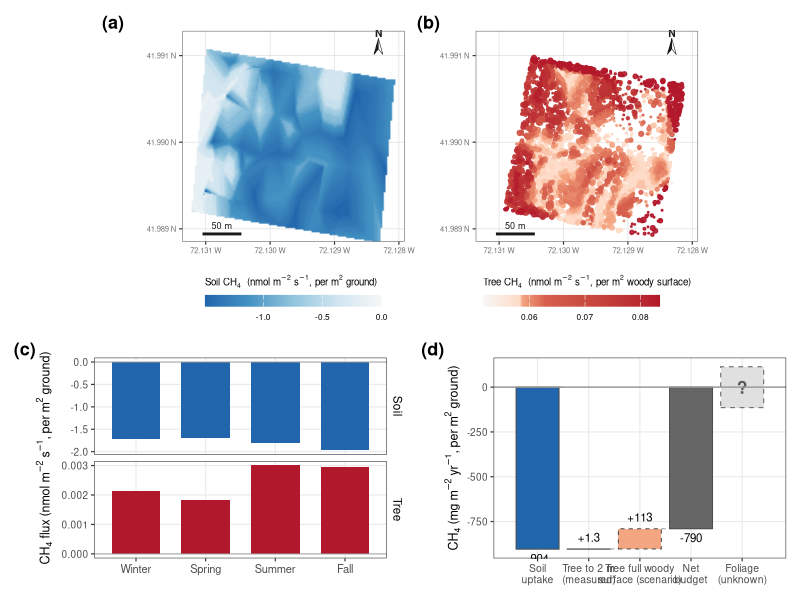

This chart was generated by the following R code:
# ==============================================================================
# REVISION — NEW main figure: plot CH4 budget (maps + seasonal + net waterfall)
# Redesign: color = PROCESS (sink cool / source warm), consistent across panels.
# ==============================================================================
# Design principles (Jon):
#   * color encodes CH4 direction: SINK = cool (teal/blue), SOURCE = warm (orange/red),
#     used consistently in maps AND budget so soil reads sink, tree reads source.
#   * spatial -> temporal -> net reading order.
#   * net flux made explicit via a waterfall (0 -> soil -> tree offset -> net).
#   * units: maps + seasonal = nmol m-2 s-1 (rate); budget = mg m-2 yr-1 (integrated).
#   * honesty: bounding scenario flagged unconstrained; RF OOB R2 noted.
#
# NEW file. Run: Rscript code/revision/R_fig_component_budget.R
# Output: outputs/revision/fig_budget_maps.png
# ==============================================================================

suppressPackageStartupMessages({ library(tidyverse); library(patchwork); library(scales) })
out <- "outputs/revision"; dir.create(out, showWarnings = FALSE, recursive = TRUE)

# ---- palette: RdBu family matching the paper's red/blue (sink = blue #2166ac,
#      source = red #b2182b), consistent with the other main figures -----------
BLUES <- c("#f7f7f7","#d1e5f0","#92c5de","#4393c3","#2166ac")  # ~0 -> deep uptake (sink)
REDS  <- c("#f7f7f7","#fddbc7","#f4a582","#d6604d","#b2182b")  # ~0 -> deep emission (source)
SINK <- "#2166ac"; SRC <- "#b2182b"; SRC_LT <- "#f4a582"; NETC <- "grey40"

soil_map <- read.csv("outputs/tables/soil_flux_extended_annual.csv")   # x,y,mean_flux_nmol
tree_pts <- read.csv("outputs/tables/tree_flux_predictions.csv")       # x,y,dbh_m,flux_nmol_m2_s
mf       <- read.csv("outputs/tables/MONTHLY_FLUXES.csv")

# budget numbers (manuscript-consistent), mg m-2 yr-1
soil_ann <- -904.30; tree_meas <- 1.25; tree_scen <- 114
off <- function(x) 100 * abs(x)/abs(soil_ann)
rf_tree_r2 <- 0.15; rf_soil_r2 <- 0.28; n_trees <- nrow(tree_pts)

# shared map extent so a & b align exactly
xl <- range(c(soil_map$x, tree_pts$x)); yl <- range(c(soil_map$y, tree_pts$y))
# lat/long graticule labels (coords are decimal degrees; lon W, lat N)
deg_lon <- function(x) paste0(formatC(abs(x), format = "f", digits = 3), " W")
deg_lat <- function(y) paste0(formatC(y,      format = "f", digits = 3), " N")
map_scales <- list(
  scale_x_continuous(breaks = scales::breaks_pretty(3), labels = deg_lon),
  scale_y_continuous(breaks = scales::breaks_pretty(3), labels = deg_lat))
th_map <- theme_bw(base_size = 9) +
  theme(plot.title = element_text(size = 9, face = "bold"),
        axis.text = element_text(size = 5.5, color = "grey45"), axis.title = element_blank(),
        panel.grid.major = element_line(color = "grey88", linewidth = 0.25),
        panel.grid.minor = element_blank(),
        panel.border = element_rect(color = "grey40", fill = NA, linewidth = 0.4),
        legend.position = "bottom", legend.key.height = unit(0.3, "cm"),
        legend.key.width = unit(0.9, "cm"), legend.title = element_text(size = 7),
        legend.text = element_text(size = 6))

# ---- (a) soil map (sink = blue; per m2 GROUND) -------------------------------
pa <- ggplot(soil_map, aes(x, y, fill = mean_flux_nmol)) + geom_raster(interpolate = TRUE) +
  scale_fill_gradientn(colours = rev(BLUES), name = expression("Soil CH"[4]*"  (nmol m"^-2*" s"^-1*", per m"^2*" ground)"),
                      limits = c(min(soil_map$mean_flux_nmol), 0),
                      guide = guide_colorbar(title.position = "top")) +
  map_scales +
  coord_quickmap(xlim = c(xl[1] - 0.05*diff(xl), xl[2] + 0.05*diff(xl)), ylim = c(yl[1], yl[2] + 0.10*diff(yl)), expand = FALSE) + th_map  # ~10% wider + top strip

# ---- (b) tree map (source = red; per m2 WOODY SURFACE; quantile-spread color) -
tv <- tree_pts$flux_nmol_m2_s
pb <- ggplot(tree_pts %>% arrange(flux_nmol_m2_s), aes(x, y, color = flux_nmol_m2_s, size = dbh_m)) +
  geom_point(alpha = 0.9) +
  scale_color_gradientn(colours = REDS, name = expression("Tree CH"[4]*"  (nmol m"^-2*" s"^-1*", per m"^2*" woody surface)"),
                        values = scales::rescale(quantile(tv, probs = seq(0, 1, length.out = length(REDS)))),
                        guide = guide_colorbar(title.position = "top")) +
  scale_size_continuous(range = c(0.15, 1.9), guide = "none") +
  map_scales +
  coord_quickmap(xlim = c(xl[1] - 0.05*diff(xl), xl[2] + 0.05*diff(xl)), ylim = c(yl[1], yl[2] + 0.10*diff(yl)), expand = FALSE) + th_map  # ~10% wider + top strip

# ---- add scale bar (50 m) + traditional north arrow to both maps -------------
m_per_deg_lon <- 111320 * cos(mean(yl) * pi/180)
sb <- 50 / m_per_deg_lon                                  # 50 m in degrees lon
dx <- diff(xl); dy <- diff(yl)
add_ctx <- function(p) {
  # scale bar: bottom-left corner (white gap)
  x0 <- xl[1] + 0.05*dx; y0 <- yl[1] + 0.04*dy
  # traditional two-tone compass needle, in the white header strip ABOVE the raster
  ax <- xl[2] - 0.08*dx; apex <- yl[2] + 0.060*dy; base <- yl[2] - 0.023*dy; w <- 0.022*dx  # full-size needle, dropped low
  left  <- data.frame(x = c(ax, ax - w, ax),            y = c(apex, base, base + 0.028*dy))
  right <- data.frame(x = c(ax, ax + w, ax),            y = c(apex, base, base + 0.028*dy))
  p +
    annotate("segment", x = x0, xend = x0 + sb, y = y0, yend = y0, linewidth = 1, color = "grey10") +
    annotate("text", x = x0 + sb/2, y = y0, label = "50 m", vjust = -0.7, size = 2.3, color = "grey10") +
    annotate("polygon", x = left$x,  y = left$y,  fill = "grey10", color = "grey10", linewidth = 0.2) +
    annotate("polygon", x = right$x, y = right$y, fill = "white",  color = "grey10", linewidth = 0.2) +
    annotate("text", x = ax, y = apex, label = "N", vjust = -0.2, size = 2.6, fontface = "bold", color = "grey10")
}
pa <- add_ctx(pa); pb <- add_ctx(pb)

# ---- (c) seasonal (4 seasons): soil (blue) + tree (red), faceted own scales ---
seas_of <- function(m) c("Winter","Winter","Spring","Spring","Spring","Summer","Summer","Summer",
                         "Fall","Fall","Fall","Winter")[m]
seas <- mf %>% mutate(season = factor(seas_of(month), levels = c("Winter","Spring","Summer","Fall"))) %>%
  group_by(season) %>%
  summarise(Soil = mean(Phi_soil_umol_m2_s)*1000, Tree = mean(Phi_tree_umol_m2_s)*1000, .groups="drop") %>%
  pivot_longer(c(Soil, Tree), names_to = "src", values_to = "nmol") %>%
  mutate(src = factor(src, levels = c("Soil","Tree")))
pc <- ggplot(seas, aes(season, nmol, fill = src)) +
  geom_col(width = 0.7) +
  geom_hline(yintercept = 0, color = "grey60", linewidth = 0.3) +
  facet_wrap(~src, ncol = 1, scales = "free_y", strip.position = "right") +
  scale_fill_manual(values = c(Soil = SINK, Tree = SRC), guide = "none") +
  labs(x = NULL, y = expression("CH"[4]*" flux (nmol m"^-2*" s"^-1*", per m"^2*" ground)")) +
  theme_bw(base_size = 9) +
  theme(axis.text.x = element_text(size = 8),
        strip.background = element_rect(fill = "white", color = NA),
        strip.text = element_text(size = 8.5, color = "black"),
        panel.grid.minor = element_blank())

# ---- (d) net budget waterfall (mg m-2 yr-1) ----------------------------------
# steps: baseline 0 -> soil -> tree(measured) -> tree(scenario) -> NET(total)
wf <- tibble(
  step  = factor(c("Soil\nuptake","Tree to 2 m\n(measured)","Tree full woody\nsurface (scenario)","Net\nbudget"),
                 levels = c("Soil\nuptake","Tree to 2 m\n(measured)","Tree full woody\nsurface (scenario)","Net\nbudget")),
  ymin  = c(soil_ann, soil_ann, soil_ann + tree_meas, 0),
  ymax  = c(0, soil_ann + tree_meas, soil_ann + tree_meas + (tree_scen - tree_meas),
            soil_ann + tree_scen),
  fill  = c("sink","src","src_lt","net"),
  # scenario bar (whole woody surface, constant-flux extrapolation) drawn dashed = hypothetical
  lty   = c("solid","solid","dashed","solid"))
netmeas <- soil_ann + tree_meas    # net if only measured tree offset
# foliage: an unmeasured term of unknown MAGNITUDE and SIGN (illustrative half-height only)
fol_h <- tree_scen
fol   <- tibble(x = 5)
FOLIAGE_STYLE <- "dashed"   # "dashed" (hard box; preferred) or "gradient" (alpha fades with |flux| — too noisy)
if (FOLIAGE_STYLE == "dashed") {
  fol_layer <- list(geom_rect(data = fol, aes(xmin = x-0.42, xmax = x+0.42, ymin = -fol_h, ymax = fol_h),
                    fill = "grey88", color = "grey45", linetype = "dashed", linewidth = 0.4, inherit.aes = FALSE))
} else {                       # opaque at zero -> increasingly transparent away from zero (both signs)
  .bs   <- seq(-fol_h, fol_h, length.out = 121)
  fgrad <- tibble(x = 5, ymin = head(.bs, -1), ymax = tail(.bs, -1))
  fgrad$a <- 1 - abs((fgrad$ymin + fgrad$ymax) / 2) / fol_h
  fol_layer <- list(
    geom_rect(data = fgrad, aes(xmin = x-0.42, xmax = x+0.42, ymin = ymin, ymax = ymax, alpha = a),
              fill = "grey35", inherit.aes = FALSE),
    scale_alpha_identity())
}
pd <- ggplot(wf) +
  geom_rect(aes(xmin = as.numeric(step)-0.42, xmax = as.numeric(step)+0.42,
                ymin = ymin, ymax = ymax, fill = fill, linetype = lty),
            color = "grey30", linewidth = 0.35) +
  scale_linetype_identity() +
  geom_segment(aes(x = as.numeric(step)+0.42, xend = as.numeric(step)+1-0.42, y = ymax, yend = ymax),
               data = wf[1:3,], color = "grey55", linetype = "dashed", linewidth = 0.3) +
  # foliage — bar straddling zero (unknown sign); style set by FOLIAGE_STYLE above
  fol_layer +
  annotate("text", x = 5, y = 0, label = "?", size = 4.4, fontface = "bold",
           color = if (FOLIAGE_STYLE == "gradient") "white" else "grey35") +
  geom_hline(yintercept = 0, color = "grey60") +
  scale_fill_manual(values = c(sink = SINK, src = SRC, src_lt = SRC_LT, net = NETC), guide = "none") +
  scale_x_continuous(breaks = 1:5, labels = c(levels(wf$step), "Foliage\n(unknown)"), limits = c(0.4, 5.6)) +
  annotate("text", x = 1, y = soil_ann,             label = "-904", vjust = 1.5, size = 2.9) +
  annotate("text", x = 2, y = soil_ann + tree_meas, label = "+1.3", vjust = -0.8, size = 2.9) +
  annotate("text", x = 3, y = soil_ann + tree_scen, label = "+113", vjust = -0.8, size = 2.9) +
  annotate("text", x = 4, y = soil_ann + tree_scen, label = "-790", vjust = 1.5, size = 2.9) +
  labs(x = NULL, y = expression("CH"[4]*" (mg m"^-2*" yr"^-1*", per m"^2*" ground)")) +
  theme_bw(base_size = 9) +
  theme(axis.text.x = element_text(size = 7.5), panel.grid.minor = element_blank())

# ---- assemble (net-sink / RF-R2 / basis notes go in the figure CAPTION) -------
fig <- (pa | pb) / (pc | pd) + plot_layout(heights = c(1.05, 1)) +
  plot_annotation(tag_levels = 'a', tag_prefix = "(", tag_suffix = ")") & theme(plot.tag = element_text(face = "bold", size = 13))
ggsave(file.path(out, "fig_budget_maps.png"), fig, width = 10.5, height = 9, dpi = 300, bg = "white")
cat("Wrote fig_budget_maps.png\n")
cat(sprintf("Soil %.0f | tree measured %.2f (%.2f%%) | tree scenario %d (~%.0f%%) | net -903 to %.0f mg/m2/yr\n",
            soil_ann, tree_meas, off(tree_meas), tree_scen, off(tree_scen), soil_ann+tree_scen))
